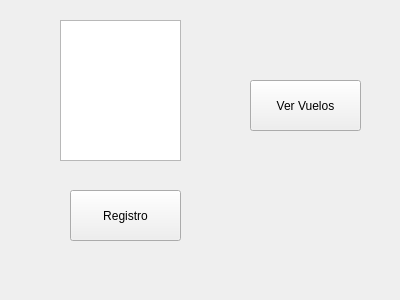
<?xml version="1.0" encoding="UTF-8"?>
<ui version="4.0">
 <class>MainWindow</class>
 <widget class="QMainWindow" name="MainWindow">
  <property name="geometry">
   <rect>
    <x>0</x>
    <y>0</y>
    <width>400</width>
    <height>300</height>
   </rect>
  </property>
  <property name="windowTitle">
   <string>MainWindow</string>
  </property>
  <widget class="QWidget" name="centralWidget">
   <widget class="QPushButton" name="registButton">
    <property name="geometry">
     <rect>
      <x>70</x>
      <y>190</y>
      <width>111</width>
      <height>51</height>
     </rect>
    </property>
    <property name="text">
     <string>Registro</string>
    </property>
   </widget>
   <widget class="QListView" name="figthList">
    <property name="geometry">
     <rect>
      <x>60</x>
      <y>20</y>
      <width>121</width>
      <height>141</height>
     </rect>
    </property>
   </widget>
   <widget class="QPushButton" name="seeFights">
    <property name="geometry">
     <rect>
      <x>250</x>
      <y>80</y>
      <width>111</width>
      <height>51</height>
     </rect>
    </property>
    <property name="text">
     <string>Ver Vuelos</string>
    </property>
   </widget>
  </widget>
 </widget>
 <layoutdefault spacing="6" margin="11"/>
 <resources/>
 <connections/>
</ui>
